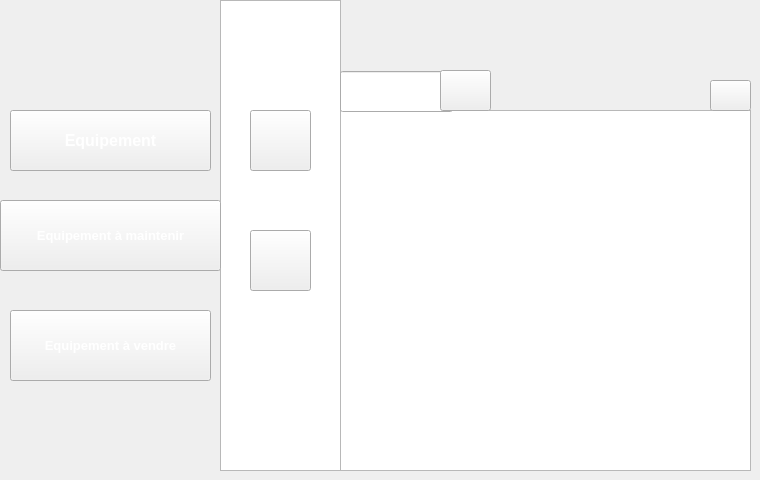
   <widget class="QWidget" name="page_32">
    <widget class="QPushButton" name="pushButton_240">
     <property name="geometry">
      <rect>
       <x>250</x>
       <y>110</y>
       <width>61</width>
       <height>61</height>
      </rect>
     </property>
     <property name="styleSheet">
      <string notr="true">image: url(:/new/prefix1/img/icon-ajout2.png);
background-image: url(:/new/prefix1/img/bg.png);</string>
     </property>
     <property name="text">
      <string/>
     </property>
    </widget>
    <widget class="QListView" name="listView_23">
     <property name="geometry">
      <rect>
       <x>220</x>
       <y>0</y>
       <width>121</width>
       <height>471</height>
      </rect>
     </property>
     <property name="styleSheet">
      <string notr="true">background-image: url(:/new/prefix1/img/selected.png);
image: url(:/new/prefix1/img/s.png);</string>
     </property>
    </widget>
    <widget class="QPushButton" name="pushButton_246">
     <property name="geometry">
      <rect>
       <x>250</x>
       <y>230</y>
       <width>61</width>
       <height>61</height>
      </rect>
     </property>
     <property name="styleSheet">
      <string notr="true">image: url(:/new/prefix1/img/icon-afficher2.png);</string>
     </property>
     <property name="text">
      <string/>
     </property>
    </widget>
    <widget class="QPushButton" name="equip_2">
     <property name="geometry">
      <rect>
       <x>10</x>
       <y>110</y>
       <width>201</width>
       <height>61</height>
      </rect>
     </property>
     <property name="font">
      <font>
       <pointsize>12</pointsize>
       <weight>75</weight>
       <bold>true</bold>
      </font>
     </property>
     <property name="styleSheet">
      <string notr="true">color: rgb(255, 255, 255);

</string>
     </property>
     <property name="text">
      <string>Equipement</string>
     </property>
    </widget>
    <widget class="QPushButton" name="maintenir_2">
     <property name="geometry">
      <rect>
       <x>0</x>
       <y>200</y>
       <width>221</width>
       <height>71</height>
      </rect>
     </property>
     <property name="font">
      <font>
       <pointsize>10</pointsize>
       <weight>75</weight>
       <bold>true</bold>
      </font>
     </property>
     <property name="styleSheet">
      <string notr="true">color: rgb(255, 255, 255);

</string>
     </property>
     <property name="text">
      <string>Equipement à maintenir</string>
     </property>
    </widget>
    <widget class="QPushButton" name="vendre_2">
     <property name="geometry">
      <rect>
       <x>10</x>
       <y>310</y>
       <width>201</width>
       <height>71</height>
      </rect>
     </property>
     <property name="font">
      <font>
       <pointsize>10</pointsize>
       <weight>75</weight>
       <bold>true</bold>
      </font>
     </property>
     <property name="styleSheet">
      <string notr="true">color: rgb(255, 255, 255);

</string>
     </property>
     <property name="text">
      <string>Equipement à vendre</string>
     </property>
    </widget>
    <widget class="QPushButton" name="refresh">
     <property name="geometry">
      <rect>
       <x>710</x>
       <y>80</y>
       <width>41</width>
       <height>31</height>
      </rect>
     </property>
     <property name="styleSheet">
      <string notr="true">image: url(:/new/prefix1/img/refresh.png);</string>
     </property>
     <property name="text">
      <string/>
     </property>
    </widget>
    <widget class="QTableView" name="tabletous">
     <property name="geometry">
      <rect>
       <x>330</x>
       <y>110</y>
       <width>421</width>
       <height>361</height>
      </rect>
     </property>
     <property name="styleSheet">
      <string notr="true">background-image: url(:/new/prefix1/img/back.png);</string>
     </property>
    </widget>
    <widget class="QPushButton" name="cher">
     <property name="geometry">
      <rect>
       <x>440</x>
       <y>70</y>
       <width>51</width>
       <height>41</height>
      </rect>
     </property>
     <property name="styleSheet">
      <string notr="true">image: url(:/new/prefix1/img/s.png);</string>
     </property>
     <property name="text">
      <string/>
     </property>
    </widget>
    <widget class="QLineEdit" name="lib">
     <property name="geometry">
      <rect>
       <x>340</x>
       <y>71</y>
       <width>113</width>
       <height>41</height>
      </rect>
     </property>
    </widget>
    <zorder>tabletous</zorder>
    <zorder>listView_23</zorder>
    <zorder>pushButton_240</zorder>
    <zorder>pushButton_246</zorder>
    <zorder>equip_2</zorder>
    <zorder>maintenir_2</zorder>
    <zorder>vendre_2</zorder>
    <zorder>refresh</zorder>
    <zorder>lib</zorder>
    <zorder>cher</zorder>
   </widget>
